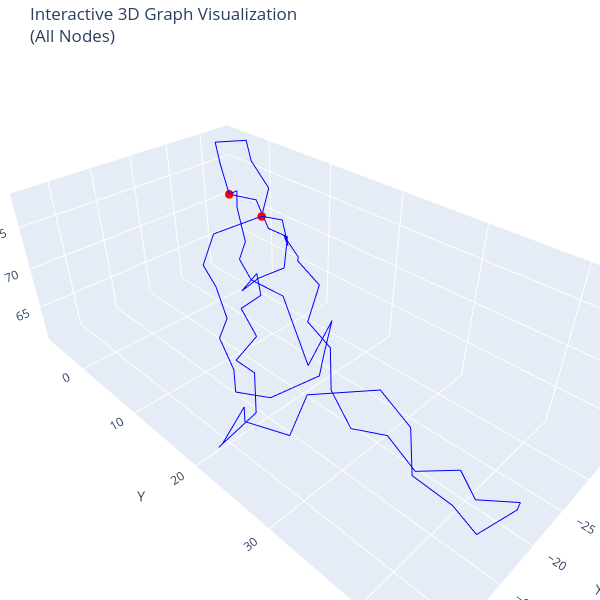

Notebook source saved alongside this figure:
### Code cell
pdb_path = download_pdb("1AOC")
G_theta = build_theta_subgraph_1aoc_theta31(pdb_path, chain_id="A", seed=10)

print("nodes:", G_theta.number_of_nodes())
print("edges:", G_theta.number_of_edges())

for u, v, k, d in G_theta.edges(keys=True, data=True):
    print(k, d["arc_spec"], np.asarray(d["pts"]).shape)


kg.plot_3D_graph_plotly(G_theta)

### Figure 1 — Plotly figure (JSON) as saved in the notebook; plotly's stock layout.template omitted (floating-point values rounded to 4 significant figures)
{"data": [{"hoverinfo": "none", "line": {"color": "blue", "width": 2}, "mode": "lines", "showlegend": false, "type": "scatter3d", "x": [-28.96, -28.78, -26.79, -24.68, -23.27, -20.83, -19.95, -16.95, -15.98, -15.04, -13.98, -16.96, -17.11, -19.35, -20.32, -21.6, -18.75, -16.18, -14.85, -14.04, -15.6, -15.66, -10.75, -8.961, -7.009, -9.207, -6.664, -7.807, -12.32, -14.19, -14.9, -18.56, -19.49, -23.15, -25.31, -24.7, -28.34, -30.14, -31.93, -32.27, -32.6, -29.29], "y": [4.239, 7.917, 10.86, 12.49, 15.99, 18.36, 22.03, 23.52, 27.17, 28.26, 31.55, 33.22, 36.36, 39.34, 40.76, 44.09, 44.98, 43.3, 41.47, 37.98, 36.3, 32.98, 29.55, 29.37, 26.19, 23.47, 23.32, 21.11, 21.32, 19.15, 15.54, 14.56, 11.17, 10.23, 7.181, 5.048, 3.938, 6.655, 5.437, 1.679, -0.797, -1.88], "z": [72.35, 73.26, 71.92, 74.56, 74.02, 75.58, 74.93, 73.08, 72.69, 69.18, 67.63, 65.89, 63.72, 64.44, 61.06, 62.44, 64.75, 62.52, 65.6, 66.91, 69.91, 71.75, 72.16, 68.82, 69.52, 67.92, 65.16, 62.29, 63.76, 66.28, 65.37, 65.91, 67.32, 66.87, 67.43, 64.37, 64.06, 65.92, 69.0, 68.62, 71.54, 73.03]}, {"hoverinfo": "none", "line": {"color": "blue", "width": 2}, "mode": "lines", "showlegend": false, "type": "scatter3d", "x": [-28.96, -23.67, -21.82, -20.75, -20.54, -17.51, -16.9, -14.6, -16.5, -22.4, -21.93, -24.68, -19.8, -21.7, -19.36, -20.84, -23.75, -24.18, -26.65, -29.29], "y": [4.239, 1.832, 1.818, 5.371, 7.224, 9.578, 12.48, 15.49, 18.75, 20.0, 20.99, 19.51, 20.85, 15.33, 13.2, 9.725, 7.334, 5.717, 2.836, -1.88], "z": [72.35, 71.14, 67.77, 66.87, 63.54, 63.61, 61.21, 61.31, 61.38, 61.53, 65.19, 67.33, 64.92, 69.81, 71.85, 72.2, 72.22, 75.65, 75.84, 73.03]}, {"hoverinfo": "none", "line": {"color": "blue", "width": 2}, "mode": "lines", "showlegend": false, "type": "scatter3d", "x": [-28.96, -31.7, -31.46, -33.46, -30.99, -29.19, -29.29], "y": [4.239, 2.583, -0.089, -3.174, -6.102, -3.114, -1.88], "z": [72.35, 74.47, 77.16, 78.3, 77.95, 76.58, 73.03]}, {"hoverinfo": "none", "marker": {"color": "red", "size": 5}, "mode": "markers", "showlegend": false, "type": "scatter3d", "x": [-28.96, -29.29], "y": [4.239, -1.88], "z": [72.35, 73.03]}], "layout": {"height": 600, "margin": {"b": 0, "l": 0, "r": 0, "t": 40}, "scene": {"aspectmode": "data", "xaxis": {"title": {"text": "X"}}, "yaxis": {"title": {"text": "Y"}}, "zaxis": {"title": {"text": "Z"}}}, "showlegend": false, "title": {"text": "Interactive 3D Graph Visualization<br>(All Nodes)"}, "width": 600}}
